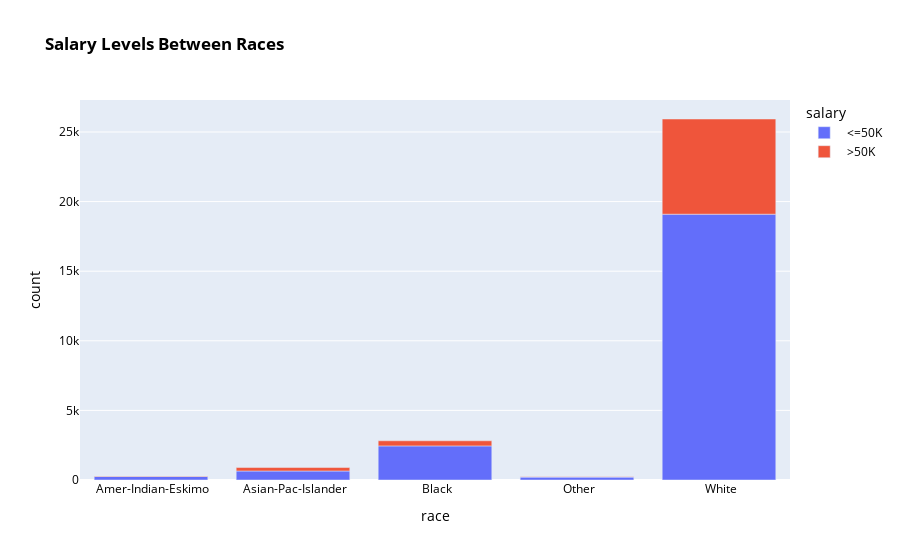
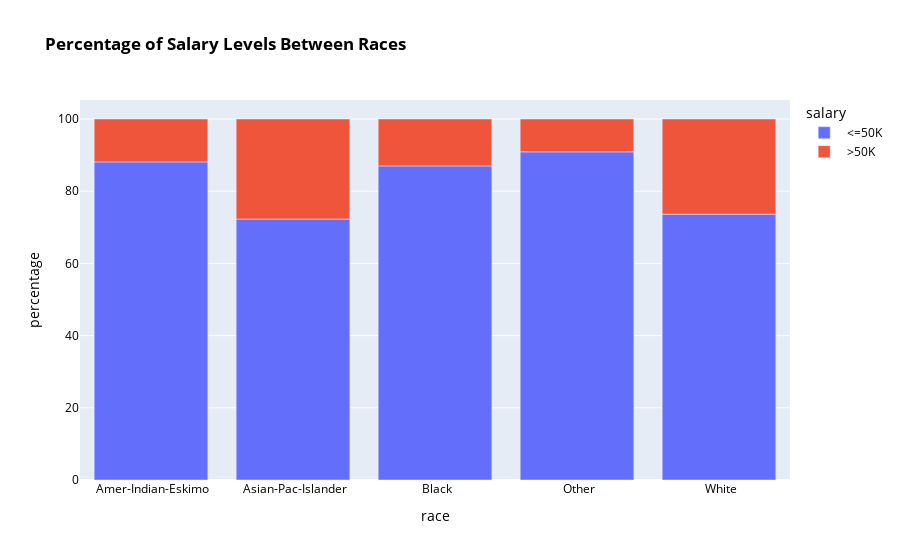

Notebook source saved alongside these figures, in order:
### Code cell
# race occurences
race_counts = adult_df.groupby(['race', 'salary']).size().reset_index(name='count')
race_counts['percentage'] = race_counts.groupby('race')['count'].transform(lambda x: (x / sum(x)) * 100)

fig_2c = px.bar(race_counts, x='race', y='count', color='salary',
                title="<b>Salary Levels Between Races</b>")

fig_2c.update_layout(
    font=dict(
        color='black'
    ))

fig_2c.show()

fig_2d = px.bar(race_counts, x='race', y='percentage', color='salary',
                title="<b>Percentage of Salary Levels Between Races</b>")

fig_2d.update_layout(
    font=dict(
        color='black'
    ))

fig_2d.show()

### Figure 1 — Plotly figure (JSON) as saved in the notebook; plotly's stock layout.template omitted (floating-point values rounded to 4 significant figures)
{"data": [{"alignmentgroup": "True", "hovertemplate": "salary= <=50K<br>race=%{x}<br>count=%{y}<extra></extra>", "legendgroup": " <=50K", "marker": {"color": "#636efa", "pattern": {"shape": ""}}, "name": " <=50K", "offsetgroup": " <=50K", "orientation": "v", "showlegend": true, "textposition": "auto", "type": "bar", "x": [" Amer-Indian-Eskimo", " Asian-Pac-Islander", " Black", " Other", " White"], "xaxis": "x", "y": [252, 647, 2451, 210, 19094], "yaxis": "y"}, {"alignmentgroup": "True", "hovertemplate": "salary= >50K<br>race=%{x}<br>count=%{y}<extra></extra>", "legendgroup": " >50K", "marker": {"color": "#EF553B", "pattern": {"shape": ""}}, "name": " >50K", "offsetgroup": " >50K", "orientation": "v", "showlegend": true, "textposition": "auto", "type": "bar", "x": [" Amer-Indian-Eskimo", " Asian-Pac-Islander", " Black", " Other", " White"], "xaxis": "x", "y": [34, 248, 366, 21, 6839], "yaxis": "y"}], "layout": {"barmode": "relative", "font": {"color": "black"}, "legend": {"title": {"text": "salary"}, "tracegroupgap": 0}, "title": {"text": "<b>Salary Levels Between Races</b>"}, "xaxis": {"anchor": "y", "domain": [0, 1], "title": {"text": "race"}}, "yaxis": {"anchor": "x", "domain": [0, 1], "title": {"text": "count"}}}}

### Figure 2 — Plotly figure (JSON) as saved in the notebook; plotly's stock layout.template omitted (floating-point values rounded to 4 significant figures)
{"data": [{"alignmentgroup": "True", "hovertemplate": "salary= <=50K<br>race=%{x}<br>percentage=%{y}<extra></extra>", "legendgroup": " <=50K", "marker": {"color": "#636efa", "pattern": {"shape": ""}}, "name": " <=50K", "offsetgroup": " <=50K", "orientation": "v", "showlegend": true, "textposition": "auto", "type": "bar", "x": [" Amer-Indian-Eskimo", " Asian-Pac-Islander", " Black", " Other", " White"], "xaxis": "x", "y": [88.11, 72.29, 87.01, 90.91, 73.63], "yaxis": "y"}, {"alignmentgroup": "True", "hovertemplate": "salary= >50K<br>race=%{x}<br>percentage=%{y}<extra></extra>", "legendgroup": " >50K", "marker": {"color": "#EF553B", "pattern": {"shape": ""}}, "name": " >50K", "offsetgroup": " >50K", "orientation": "v", "showlegend": true, "textposition": "auto", "type": "bar", "x": [" Amer-Indian-Eskimo", " Asian-Pac-Islander", " Black", " Other", " White"], "xaxis": "x", "y": [11.89, 27.71, 12.99, 9.091, 26.37], "yaxis": "y"}], "layout": {"barmode": "relative", "font": {"color": "black"}, "legend": {"title": {"text": "salary"}, "tracegroupgap": 0}, "title": {"text": "<b>Percentage of Salary Levels Between Races</b>"}, "xaxis": {"anchor": "y", "domain": [0, 1], "title": {"text": "race"}}, "yaxis": {"anchor": "x", "domain": [0, 1], "title": {"text": "percentage"}}}}
